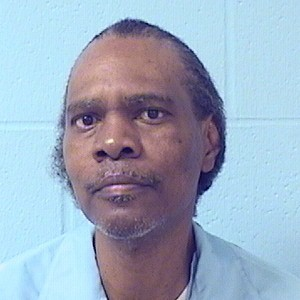
#> input picture Dataset/Criminal/A10936.jpg, 300 x 300 px, found by its file name; its folder holds only this picture in this run
$ python svc_fhe_train.py   (older library calls are emulated)
#> lines starting #> are read from the running program, lines starting #| are printed output that depends on the picture
#!/usr/bin/env python
"""
Enhanced FHE-based facial recognition model with improved robustness,
data augmentation, feature engineering, and comprehensive validation.
"""
import os
import shutil
import json
import cv2
import numpy as np
from sklearn.model_selection import train_test_split, StratifiedKFold
from sklearn.metrics import roc_curve, classification_report, confusion_matrix
from sklearn.preprocessing import StandardScaler
from concrete.ml.sklearn import LinearSVC
from concrete.ml.deployment import FHEModelDev
import logging
from typing import List, Tuple, Optional
import warnings
warnings.filterwarnings('ignore')

# Configure logging
logging.basicConfig(level=logging.INFO, format='%(asctime)s - %(levelname)s - %(message)s')
logger = logging.getLogger(__name__)

# ——————————————————————————————————————————————
BASE_DIR      = os.path.dirname(__file__)
CRIMINAL_DIR  = os.path.join(BASE_DIR, "dataset", "Criminal")
GENERAL_DIR   = os.path.join(BASE_DIR, "dataset", "General")
MODEL_OUT_DIR = os.path.join(BASE_DIR, "models", "fhe_criminal_detector")

# Enhanced hyperparameters
SVD_K         = 16    # Increased for better feature retention
N_BITS        = 8     # Increased for better precision
RESIZED       = (32, 32)  # Slightly larger for more detail
MIN_SAMPLES   = 50    # Minimum samples per class
CASCADE_PATH  = cv2.data.haarcascades + "haarcascade_frontalface_default.xml"
ALT_CASCADE_PATH = cv2.data.haarcascades + "haarcascade_profileface.xml"
# ——————————————————————————————————————————————

class EnhancedFaceDetector:
    """Enhanced face detection with multiple cascades and preprocessing."""

    def __init__(self):
        self.frontal_cascade = cv2.CascadeClassifier(CASCADE_PATH)
        self.profile_cascade = cv2.CascadeClassifier(ALT_CASCADE_PATH)

    def detect_faces(self, img: np.ndarray) -> List[Tuple[int, int, int, int]]:
        """Detect faces using multiple cascade classifiers."""
        faces = []

        # Try frontal face detection
        frontal_faces = self.frontal_cascade.detectMultiScale(
            img, scaleFactor=1.1, minNeighbors=5, minSize=(30, 30)
        )
        faces.extend(frontal_faces)

        # Try profile face detection if no frontal faces found
        if len(faces) == 0:
            profile_faces = self.profile_cascade.detectMultiScale(
                img, scaleFactor=1.1, minNeighbors=5, minSize=(30, 30)
            )
            faces.extend(profile_faces)

        return faces

def apply_enhanced_svd(img: np.ndarray, k: int) -> np.ndarray:
    """Apply SVD compression with enhanced error handling."""
    try:
        # Ensure image is properly normalized
        img = img.astype(np.float32) / 255.0

        U, S, VT = np.linalg.svd(img, full_matrices=False)
        k = min(k, len(S))

        # Apply compression
        compressed = (U[:, :k] @ np.diag(S[:k]) @ VT[:k, :])

        # Ensure output is in valid range
        compressed = np.clip(compressed, 0, 1)

        return compressed
    except Exception as e:
        logger.error(f"SVD compression failed: {e}")
        return img.astype(np.float32) / 255.0

def augment_image(img: np.ndarray) -> List[np.ndarray]:
    """Generate augmented versions of the image."""
    augmented = [img]  # Original image

    # Slight rotation
    center = (img.shape[1] // 2, img.shape[0] // 2)
    for angle in [-5, 5]:
        M = cv2.getRotationMatrix2D(center, angle, 1.0)
        rotated = cv2.warpAffine(img, M, (img.shape[1], img.shape[0]))
        augmented.append(rotated)

    # Horizontal flip
    flipped = cv2.flip(img, 1)
    augmented.append(flipped)

    # Brightness adjustment
    bright = cv2.convertScaleAbs(img, alpha=1.1, beta=10)
    dark = cv2.convertScaleAbs(img, alpha=0.9, beta=-10)
    augmented.extend([bright, dark])

    return augmented

def extract_additional_features(img: np.ndarray) -> np.ndarray:
    """Extract additional features beyond SVD compression."""
    # Histogram features
    hist = cv2.calcHist([img], [0], None, [16], [0, 256])
    hist_features = hist.flatten() / hist.sum()  # Normalize

    # Texture features using Gabor filters
    texture_features = []
    for theta in [0, 45, 90, 135]:
        kernel = cv2.getGaborKernel((5, 5), 1, np.radians(theta), 2*np.pi/3, 0.5, 0, ktype=cv2.CV_32F)
        filtered = cv2.filter2D(img, cv2.CV_8UC3, kernel)
        texture_features.append(filtered.mean())
        texture_features.append(filtered.std())

    # Edge density
    edges = cv2.Canny(img, 50, 150)
    edge_density = np.sum(edges > 0) / (img.shape[0] * img.shape[1])

    additional_features = np.concatenate([
        hist_features,
        texture_features,
        [edge_density]
    ])

    return additional_features

def load_and_process_enhanced(folder: str, label: int, face_detector: EnhancedFaceDetector,
                            augment: bool = True) -> List[Tuple[np.ndarray, int]]:
    """Enhanced data loading with augmentation and additional features."""
    data = []
    processed_count = 0

    logger.info(f"Processing {folder} (label={label})...")

    for fname in os.listdir(folder):
        if not fname.lower().endswith(('.jpg', '.jpeg', '.png', '.bmp')):
            continue

        img_path = os.path.join(folder, fname)
        img = cv2.imread(img_path)

        if img is None:
            logger.warning(f"Could not load image: {fname}")
            continue

        # Convert to grayscale
        gray = cv2.cvtColor(img, cv2.COLOR_BGR2GRAY)

        # Enhance image quality
        clahe = cv2.createCLAHE(clipLimit=2.0, tileGridSize=(8, 8))
        gray = clahe.apply(gray)

        # Detect faces
        faces = face_detector.detect_faces(gray)

        if len(faces) == 0:
            logger.warning(f"No face detected in: {fname}")
            continue

        # Process the largest face
        largest_face = max(faces, key=lambda f: f[2] * f[3])
        x, y, w, h = largest_face

        # Extract face with some padding
        padding = int(0.1 * min(w, h))
        x = max(0, x - padding)
        y = max(0, y - padding)
        w = min(gray.shape[1] - x, w + 2 * padding)
        h = min(gray.shape[0] - y, h + 2 * padding)

        face = gray[y:y+h, x:x+w]
        face = cv2.resize(face, RESIZED)

        # Apply data augmentation
        if augment and len(data) < MIN_SAMPLES:
            faces_to_process = augment_image(face)
        else:
            faces_to_process = [face]

        for processed_face in faces_to_process:
            # SVD compression
            svd_compressed = apply_enhanced_svd(processed_face, SVD_K)
            svd_features = svd_compressed.flatten()

            # Additional features
            additional_features = extract_additional_features(processed_face)

            # Combine all features
            combined_features = np.concatenate([svd_features, additional_features])

            data.append((combined_features, label))
            processed_count += 1

            # Limit augmentation
            if len(data) >= MIN_SAMPLES * 2:
                break

        if len(data) >= MIN_SAMPLES * 2:
            break

    logger.info(f"Processed {processed_count} samples from {folder}")
    return data

# [48 lines left out: functions validate_dataset, cross_validate_model, not called in this run]

def main():
    """Main training pipeline with enhanced robustness."""
    try:
        # Initialize
        logger.info("Starting enhanced FHE criminal detection model training...")

        # Cleanup old artifacts
        if os.path.exists(MODEL_OUT_DIR):
            shutil.rmtree(MODEL_OUT_DIR)

        # Initialize face detector
        face_detector = EnhancedFaceDetector()

        # Load and process data
        logger.info("Loading and processing dataset...")
        pos_data = load_and_process_enhanced(CRIMINAL_DIR, 1, face_detector, augment=True)
#> in load_and_process_enhanced, img is the input picture: shape (300, 300, 3); mean B, G, R 192, 172.2, 156.3
#> in load_and_process_enhanced, `gray = clahe.apply(gray)`:
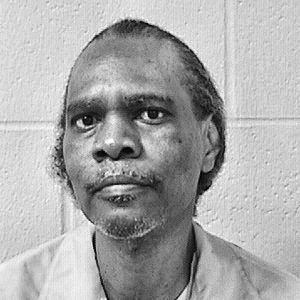
#> gray: shape (300, 300); min 2, max 253, mean 169.8
#> in detect_faces, `frontal_faces = self.frontal_cascade.detectMultiScale( img, scaleFacto..`: frontal_faces = [[29, 43, 181, 181]]
#> in load_and_process_enhanced, `largest_face = max(faces, key=lambda f: f[2] * f[3])`: largest_face = [29, 43, 181, 181]
#> in load_and_process_enhanced, `x, y, w, h = largest_face`: x = 29; y = 43; w = 181
#> in load_and_process_enhanced, `padding = int(0.1 * min(w, h))`: padding = 18
#> in load_and_process_enhanced, `x = max(0, x - padding)`: x = 11
#> in load_and_process_enhanced, `y = max(0, y - padding)`: y = 25
#> in load_and_process_enhanced, `w = min(gray.shape[1] - x, w + 2 * padding)`: w = 217
#> in load_and_process_enhanced, `face = gray[y:y+h, x:x+w]`:
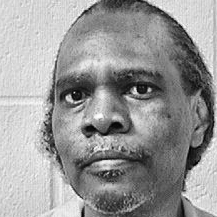
#> face: shape (217, 217); min 3, max 253, mean 152.9
#> after the loop in augment_image, `for angle in [-5, 5]:`: augmented = 3 items
#> in augment_image, `flipped = cv2.flip(img, 1)`:
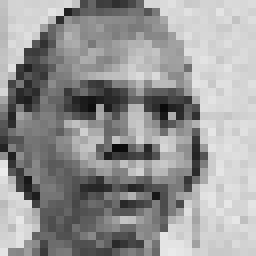
#> flipped: shape (32, 32) (shown 8 times larger); min 10, max 236, mean 150.6
#> in augment_image, `dark = cv2.convertScaleAbs(img, alpha=0.9, beta=-10)`:
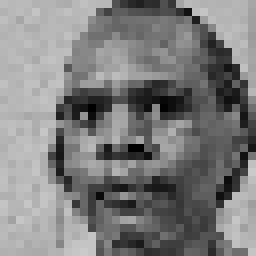
#> dark: shape (32, 32) (shown 8 times larger); min 1, max 202, mean 125.6
#> in load_and_process_enhanced, `faces_to_process = augment_image(face)`: faces_to_process = 6 items
#> the loop in load_and_process_enhanced, `for processed_face in faces_to_process:` made 6 passes
#> edge_density in extract_additional_features on passes 1 to 6: 0.285, 0.301, 0.3, 0.285, 0.282, 0.277
#> pass 1, in apply_enhanced_svd, `U, S, VT = np.linalg.svd(img, full_matrices=False)`:
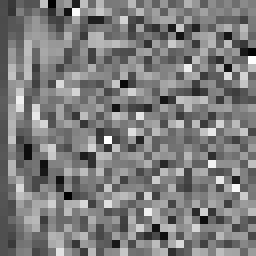
#> U: shape (32, 32) float32 (shown 8 times larger); min -0.506, max 0.519, mean -0.00509; drawn with min black and max white
#> pass 1, in apply_enhanced_svd, `U, S, VT = np.linalg.svd(img, full_matrices=False)`:
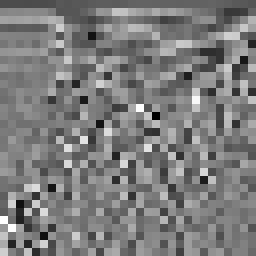
#> VT: shape (32, 32) float32 (shown 8 times larger); min -0.612, max 0.63, mean -0.00617; drawn with min black and max white
#> pass 1, in apply_enhanced_svd, `compressed = (U[:, :k] @ np.diag(S[:k]) @ VT[:k, :])`:
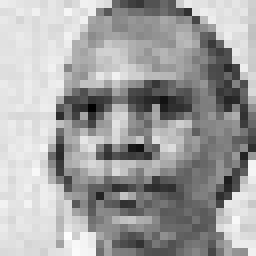
#> compressed: shape (32, 32) float32 (shown 8 times larger); min -0.0299, max 0.943, mean 0.591; drawn with min black and max white
#> after the loop in load_and_process_enhanced, `for processed_face in faces_to_process:`: processed_count = 6
#> pos_data = 6 items
        neg_data = load_and_process_enhanced(GENERAL_DIR, 0, face_detector, augment=True)

        # Validate dataset
        if not validate_dataset(pos_data, neg_data):
            raise RuntimeError("Dataset validation failed")

        # Combine and prepare data
        all_data = pos_data + neg_data
        X, y = zip(*all_data)
        X = np.array(X, dtype=np.float32)
        y = np.array(y, dtype=np.int8)

        logger.info(f"Dataset prepared: {X.shape[0]} samples, {X.shape[1]} features")

        # Train/test split
        X_train, X_test, y_train, y_test = train_test_split(
            X, y, test_size=0.2, random_state=42, stratify=y
        )

        # Feature scaling
        scaler = StandardScaler()
        X_train_scaled = scaler.fit_transform(X_train)
        X_test_scaled = scaler.transform(X_test)

        # Cross-validation
        logger.info("Performing cross-validation...")
        cv_score = cross_validate_model(X_train_scaled, y_train)

        if cv_score < 0.7:
            logger.warning(f"Low cross-validation score: {cv_score:.3f}")

        # Train final model
        logger.info("Training final FHE model...")
        model = LinearSVC(n_bits=N_BITS, random_state=42)
        model.fit(X_train_scaled, y_train)

        # Compile for FHE
        logger.info("Compiling for FHE (this may take several minutes)...")
        model.compile(X_train_scaled)

        # Evaluate model
        train_acc = model.score(X_train_scaled, y_train)
        test_acc = model.score(X_test_scaled, y_test)

        logger.info(f"Training accuracy: {train_acc:.3f}")
        logger.info(f"Test accuracy: {test_acc:.3f}")

        # Detailed evaluation
        y_pred = model.predict(X_test_scaled)
        logger.info("Classification Report:")
        logger.info(f"\n{classification_report(y_test, y_pred, target_names=['General', 'Criminal'])}")

        # Save model and artifacts
        os.makedirs(MODEL_OUT_DIR, exist_ok=True)

        # Save FHE model
        dev = FHEModelDev(path_dir=MODEL_OUT_DIR, model=model)
        dev.save(via_mlir=True)

        # Save configuration
        config = {
            'svd_k': SVD_K,
            'n_bits': N_BITS,
            'resized': RESIZED,
            'feature_dim': X.shape[1],
            'train_accuracy': float(train_acc),
            'test_accuracy': float(test_acc),
            'cv_score': float(cv_score)
        }

        with open(os.path.join(MODEL_OUT_DIR, "config.json"), "w") as f:
            json.dump(config, f, indent=2)

        # Save scaler parameters
        scaler_params = {
            'mean': scaler.mean_.tolist(),
            'std': scaler.scale_.tolist()
        }

        with open(os.path.join(MODEL_OUT_DIR, "scaler.json"), "w") as f:
            json.dump(scaler_params, f, indent=2)

        # Calibrate threshold using encrypted inference
        logger.info("Calibrating decision threshold on encrypted logits...")
        encrypted_logits = []
        true_labels = []

        for i, (x_sample, true_label) in enumerate(zip(X_test_scaled, y_test)):
            if i % 10 == 0:
                logger.info(f"Processing sample {i+1}/{len(X_test_scaled)}")

            # Encrypt and run inference
            encrypted_input = model.quantize_input(x_sample.reshape(1, -1))
            encrypted_logit = model.fhe_circuit.encrypt_run_decrypt(encrypted_input)[0]

            encrypted_logits.append(float(encrypted_logit))
            true_labels.append(int(true_label))

        # Find optimal threshold
        fpr, tpr, thresholds = roc_curve(true_labels, encrypted_logits)

        # Youden's J statistic for optimal threshold
        j_scores = tpr - fpr
        optimal_idx = np.argmax(j_scores)
        optimal_threshold = float(thresholds[optimal_idx])

        # Save threshold
        with open(os.path.join(MODEL_OUT_DIR, "threshold.txt"), "w") as f:
            f.write(str(optimal_threshold))

        # Final summary
        logger.info(f"✅ Model training completed successfully!")
        logger.info(f"   Training accuracy: {train_acc:.3f}")
        logger.info(f"   Test accuracy: {test_acc:.3f}")
        logger.info(f"   Cross-validation score: {cv_score:.3f}")
        logger.info(f"   Optimal threshold: {optimal_threshold:.3f}")
        logger.info(f"   Model saved to: {MODEL_OUT_DIR}")

    except Exception as e:
        logger.error(f"Training failed: {e}")
        raise

if __name__ == "__main__":
#> (the run stopped early here; a loop or call above may not have finished)

$ run again, on Dataset/Criminal/B43198.jpg
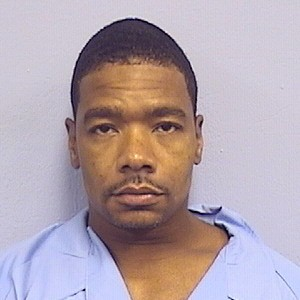
#> input picture Dataset/Criminal/B43198.jpg, 300 x 300 px, found by its file name
#> in load_and_process_enhanced, img is the input picture: shape (300, 300, 3); mean B, G, R 171.8, 163.6, 178.6
#> in load_and_process_enhanced, `gray = clahe.apply(gray)`:
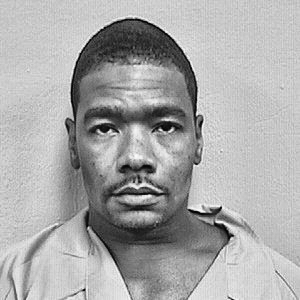
#> gray: shape (300, 300); min 2, max 251, mean 169.5
#> frontal_faces = [[57, 64, 160, 160]]
#> largest_face = [57, 64, 160, 160]
#> in load_and_process_enhanced, `x, y, w, h = largest_face`: x = 57; y = 64; w = 160
#> padding = 16
#> in load_and_process_enhanced, `x = max(0, x - padding)`: x = 41
#> in load_and_process_enhanced, `y = max(0, y - padding)`: y = 48
#> in load_and_process_enhanced, `w = min(gray.shape[1] - x, w + 2 * padding)`: w = 192
#> after the loop in augment_image, `for angle in [-5, 5]:`: augmented = 3 items
#> faces_to_process = 6 items
#> the loop in load_and_process_enhanced, `for processed_face in faces_to_process:` made 6 passes
#> edge_density in extract_additional_features on passes 1 to 6: 0.263, 0.285, 0.296, 0.263, 0.262, 0.263
#> pass 1, in apply_enhanced_svd, `U, S, VT = np.linalg.svd(img, full_matrices=False)`:
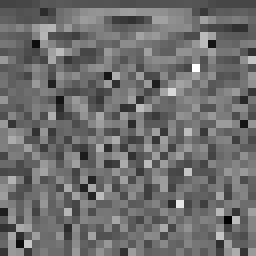
#> VT: shape (32, 32) float32 (shown 8 times larger); min -0.608, max 0.795, mean -0.00308; drawn with min black and max white
#> after the loop in load_and_process_enhanced, `for processed_face in faces_to_process:`: processed_count = 6
#> pos_data = 6 items

$ run again, on Dataset/Criminal/B45649.jpg
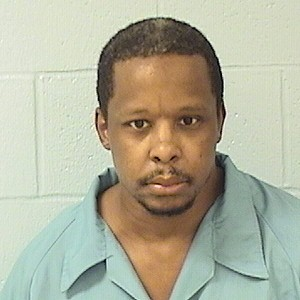
#> input picture Dataset/Criminal/B45649.jpg, 300 x 300 px, found by its file name
#> in load_and_process_enhanced, img is the input picture: shape (300, 300, 3); mean B, G, R 156.1, 176.8, 177
#> in load_and_process_enhanced, `gray = clahe.apply(gray)`:
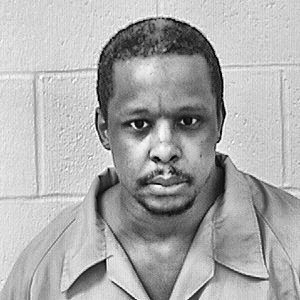
#> gray: shape (300, 300); min 1, max 255, mean 171.7
#> frontal_faces = [[85, 64, 157, 157]]
#> largest_face = [85, 64, 157, 157]
#> in load_and_process_enhanced, `x, y, w, h = largest_face`: x = 85; y = 64; w = 157
#> padding = 15
#> in load_and_process_enhanced, `x = max(0, x - padding)`: x = 70
#> in load_and_process_enhanced, `y = max(0, y - padding)`: y = 49
#> in load_and_process_enhanced, `w = min(gray.shape[1] - x, w + 2 * padding)`: w = 187
#> after the loop in augment_image, `for angle in [-5, 5]:`: augmented = 3 items
#> faces_to_process = 6 items
#> the loop in load_and_process_enhanced, `for processed_face in faces_to_process:` made 6 passes
#> edge_density in extract_additional_features on passes 1 to 6: 0.29, 0.303, 0.322, 0.29, 0.297, 0.288
#> pass 1, in apply_enhanced_svd, `U, S, VT = np.linalg.svd(img, full_matrices=False)`:
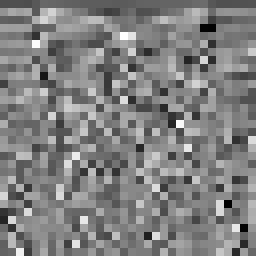
#> VT: shape (32, 32) float32 (shown 8 times larger); min -0.605, max 0.588, mean -0.00495; drawn with min black and max white
#> after the loop in load_and_process_enhanced, `for processed_face in faces_to_process:`: processed_count = 6
#> pos_data = 6 items
